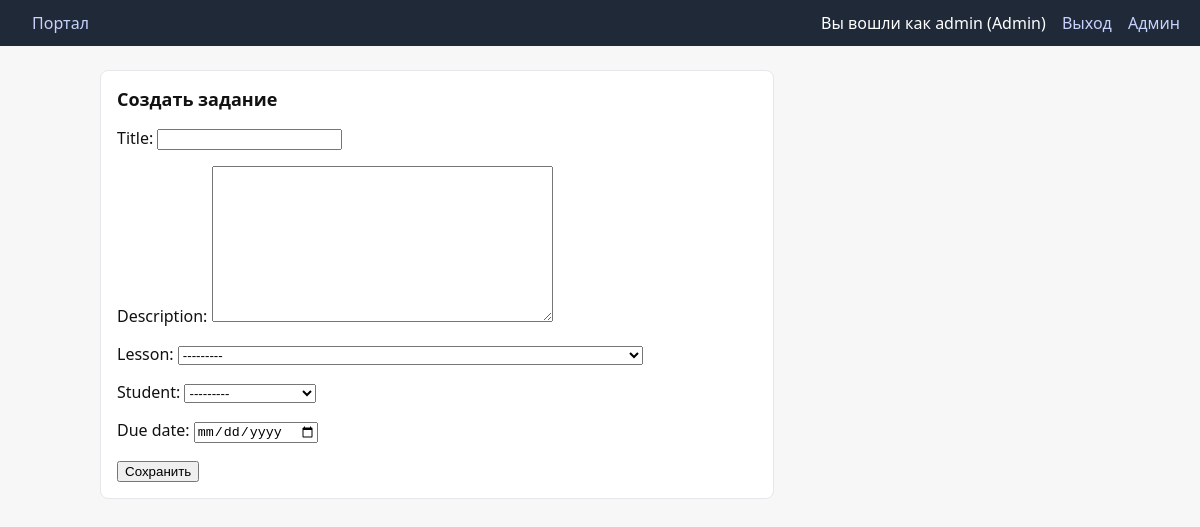
Screenshot of /l/assignments/create/ (signed in) with the database file from the repository.
### accounts/models.py (models this page shows, shortened)
class User(AbstractUser):
    role = models.CharField(
        max_length=20,
        choices=Role.choices,
        default=Role.STUDENT,
        help_text="User role determining available features",
    )
    parents = models.ManyToManyField(
        "self",
        blank=True,
        symmetrical=False,
        related_name="children",
        help_text="Link parent users to this student user",
    )
    def __str__(self) -> str:  # pragma: no cover - trivial
        return f"{self.username} ({self.get_role_display()})"

### lessons/models.py (models this page shows)
class Lesson(models.Model):
    tutor = models.ForeignKey(
        settings.AUTH_USER_MODEL,
        on_delete=models.CASCADE,
        related_name="taught_lessons",
        limit_choices_to={"role": "TUTOR"},
    )
    student = models.ForeignKey(
        settings.AUTH_USER_MODEL,
        on_delete=models.CASCADE,
        related_name="lessons",
        limit_choices_to={"role": "STUDENT"},
    )
    subject = models.ForeignKey(Subject, on_delete=models.PROTECT)
    scheduled_at = models.DateTimeField()
    duration_minutes = models.PositiveIntegerField(default=60)
    status = models.CharField(
        max_length=20, choices=LessonStatus.choices, default=LessonStatus.SCHEDULED
    )
    notes = models.TextField(blank=True)
    class Meta:
        ordering = ["-scheduled_at"]
    def __str__(self) -> str:  # pragma: no cover - trivial
        return f"{self.subject} with {self.student} by {self.tutor} on {self.scheduled_at:%Y-%m-%d %H:%M}"

### lessons/views.py (the view)
# urls.py: path("assignments/create/", views.assignment_create, name="assignment_create"),
@role_required(Role.TUTOR)
def assignment_create(request):
    if request.method == "POST":
        form = AssignmentForm(request.POST)
        if form.is_valid():
            assignment = form.save(commit=False)
            assignment.assigned_by = request.user
            assignment.save()
            return redirect("dashboard")
    else:
        form = AssignmentForm()
    return render(request, "lessons/assignment_form.html", {"form": form})

### lessons/forms.py
class AssignmentForm(forms.ModelForm):
    class Meta:
        model = Assignment
        fields = ["title", "description", "lesson", "student", "due_date"]
        widgets = {"due_date": forms.DateInput(attrs={"type": "date"})}

### lessons/models.py (called while the page is built)
    def __str__(self) -> str:  # pragma: no cover - trivial
        return self.name

### templates/lessons/assignment_form.html (shortened to what this page needs)
{% extends "base.html" %}
{% block content %}
  <div class="card" style="max-width: 640px;">
    <h2>Создать задание</h2>
    <form method="post">
      {{ form.as_p }}
      <button type="submit">Сохранить</button>
    </form>
  </div>
{% endblock %}

### templates/base.html (shortened to what this page needs)
<!DOCTYPE html>
<html lang="ru">
  <head>
  </head>
  <body>
    <header>
      <div>
        <a href="/">Портал</a>
      </div>
      <nav>
        {% if request.user.is_authenticated %}
          <span>Вы вошли как {{ request.user.username }} ({{ request.user.get_role_display }})</span>
          <a href="/logout/">Выход</a>
          {% if request.user.is_superuser %}<a href="/admin/">Админ</a>{% endif %}
        {% else %}
          <a href="/login/">Вход</a>
        {% endif %}
      </nav>
    </header>
    <main>
      {% block content %}{% endblock %}
    </main>
  </body>
  </html>

### templates/base.html (style rules this page uses)
body { font-family: system-ui, -apple-system, Segoe UI, Roboto, Ubuntu, Cantarell, Noto Sans, Arial, sans-serif; margin: 0; background: #f7f7f8; color: #111; }
header { background: #1f2937; color: #fff; padding: 12px 20px; display: flex; align-items: center; justify-content: space-between; }
header a { color: #c7d2fe; text-decoration: none; margin-left: 12px; }
main { max-width: 1000px; margin: 24px auto; padding: 0 16px; }
.card { background: #fff; border: 1px solid #e5e7eb; border-radius: 8px; padding: 16px; margin-bottom: 16px; }
h2 { font-size: 18px; margin-top: 0; }

### rows the page displays
User: user.username "admin", user.role "Admin"
Lesson: student "---------"
